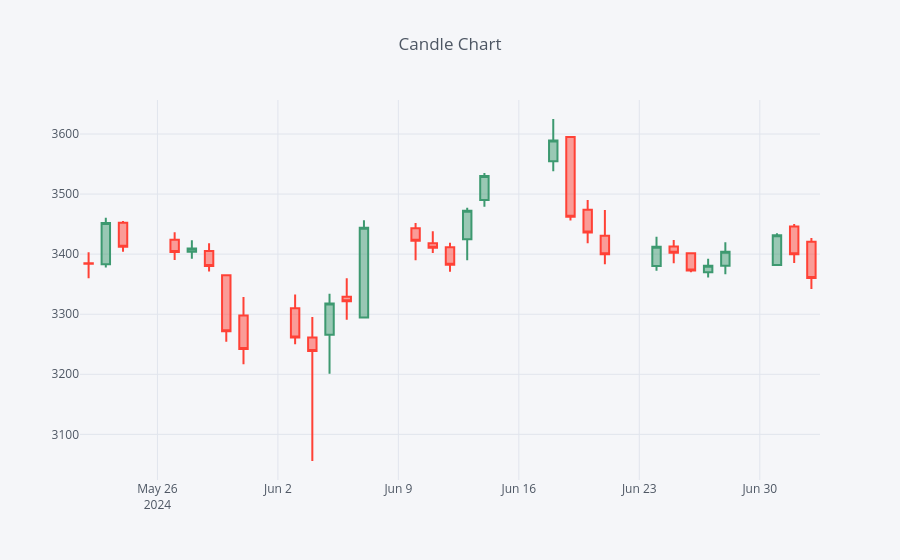

Here is the notebook cell this chart was saved with:
### Markdown cell above
## Plotting Candlestick
Next, we'll plot an interactive candlestick chart.

### Code cell
df[-30:].iplot(kind='candle', title='Candle Chart')

### Figure 1 — Plotly figure (JSON) as saved in the notebook; plotly's stock layout.template omitted (floating-point values rounded to 4 significant figures)
{"data": [{"close": [3384.0, 3452.0, 3412.0, 3403.0, 3409.0, 3380.0, 3272.0, 3242.0, 3261.0, 3239.0, 3318.0, 3322.0, 3444.0, 3422.0, 3411.0, 3382.0, 3472.0, 3530.0, 3589, 3462.0, 3436.0, 3400.0, 3412.0, 3402.0, 3373.0, 3381.0, 3404.0, 3431.0, 3400.0, 3360.0], "high": [3403.0, 3460.0, 3455.0, 3436.0, 3423, 3418, 3365, 3329.0, 3333.0, 3295.0, 3334, 3360, 3457.0, 3452, 3438.0, 3419.0, 3477.0, 3535, 3625, 3595, 3490, 3474.0, 3429, 3423.0, 3402.0, 3392.0, 3420.0, 3435, 3450, 3427.0], "low": [3360, 3378.0, 3404.0, 3390.0, 3392.0, 3371.0, 3254, 3217.0, 3250, 3056.0, 3201.0, 3291.0, 3294.0, 3390, 3402.0, 3371.0, 3390, 3479, 3538, 3456, 3418.0, 3383.0, 3372.0, 3385.0, 3370, 3361.0, 3366.0, 3382.0, 3385.0, 3342.0], "open": [3385.0, 3383, 3452.0, 3424.0, 3404, 3405.0, 3365, 3298, 3310, 3261.0, 3266, 3329, 3294.0, 3443, 3418.0, 3411.0, 3425.0, 3490, 3555.0, 3595, 3474, 3431.0, 3380.0, 3413.0, 3402.0, 3370, 3381.0, 3382, 3446, 3421.0], "showlegend": false, "type": "candlestick", "x": ["2024-05-22", "2024-05-23", "2024-05-24", "2024-05-27", "2024-05-28", "2024-05-29", "2024-05-30", "2024-05-31", "2024-06-03", "2024-06-04", "2024-06-05", "2024-06-06", "2024-06-07", "2024-06-10", "2024-06-11", "2024-06-12", "2024-06-13", "2024-06-14", "2024-06-18", "2024-06-19", "2024-06-20", "2024-06-21", "2024-06-24", "2024-06-25", "2024-06-26", "2024-06-27", "2024-06-28", "2024-07-01", "2024-07-02", "2024-07-03"], "yaxis": "y2"}], "layout": {"autosize": true, "legend": {"bgcolor": "#F5F6F9", "font": {"color": "#4D5663"}}, "paper_bgcolor": "#F5F6F9", "plot_bgcolor": "#F5F6F9", "title": {"font": {"color": "#4D5663"}, "text": "Candle Chart", "x": 0.5}, "xaxis": {"autorange": true, "gridcolor": "#E1E5ED", "range": ["2024-05-21 12:00", "2024-07-03 12:00"], "rangeslider": {"visible": false, "yaxis2": {}}, "showgrid": true, "tickfont": {"color": "#4D5663"}, "title": {"font": {"color": "#4D5663"}, "text": ""}, "type": "date", "zerolinecolor": "#E1E5ED"}, "yaxis": {"gridcolor": "#E1E5ED", "showgrid": true, "showticklabels": false, "tickfont": {"color": "#4D5663"}, "title": {"font": {"color": "#4D5663"}, "text": ""}, "zerolinecolor": "#E1E5ED"}, "yaxis2": {"autorange": true, "gridcolor": "#E1E5ED", "range": [3024.0, 3657.0], "showgrid": true, "tickfont": {"color": "#4D5663"}, "title": {"font": {"color": "#4D5663"}, "text": ""}, "zerolinecolor": "#E1E5ED"}}}
